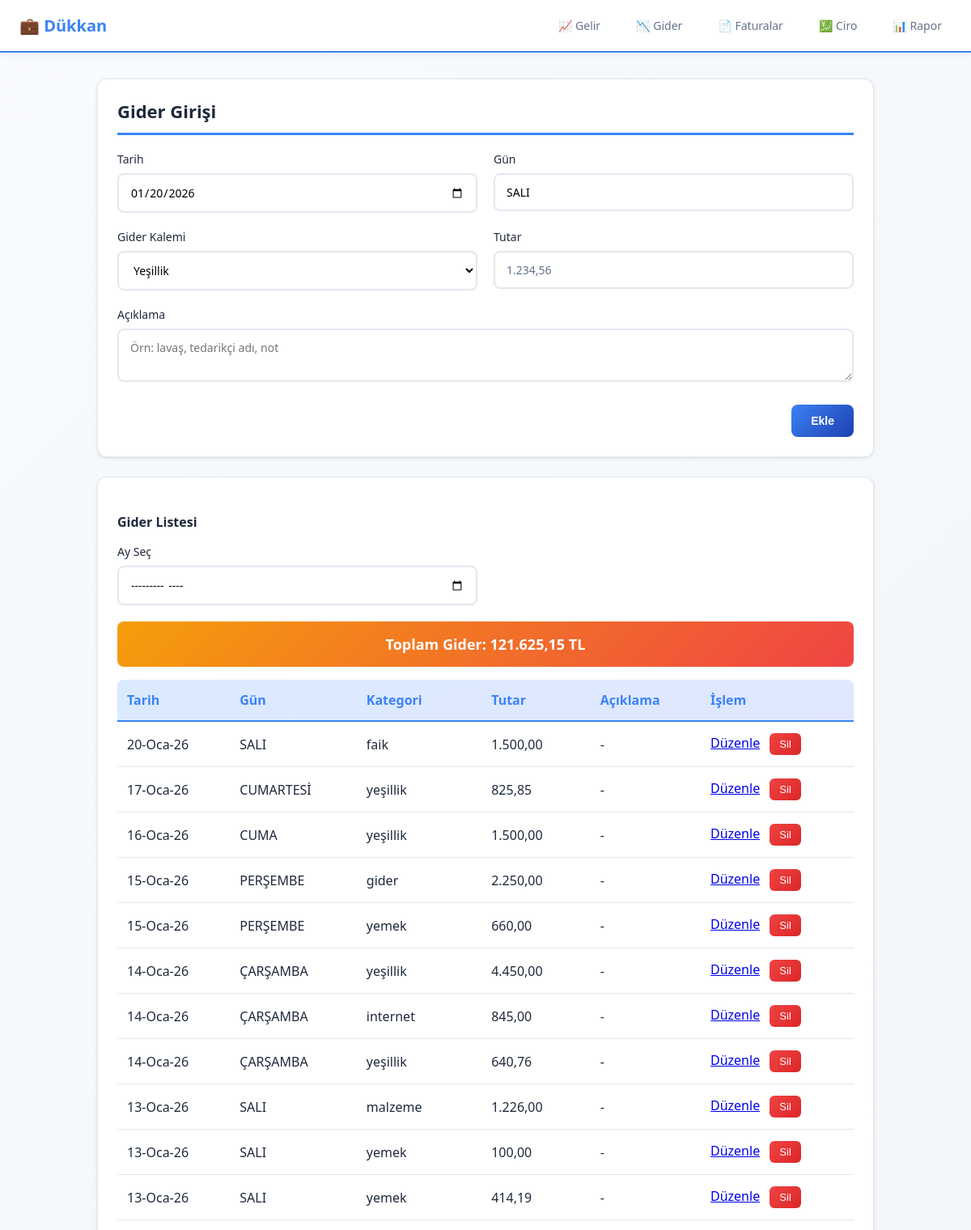
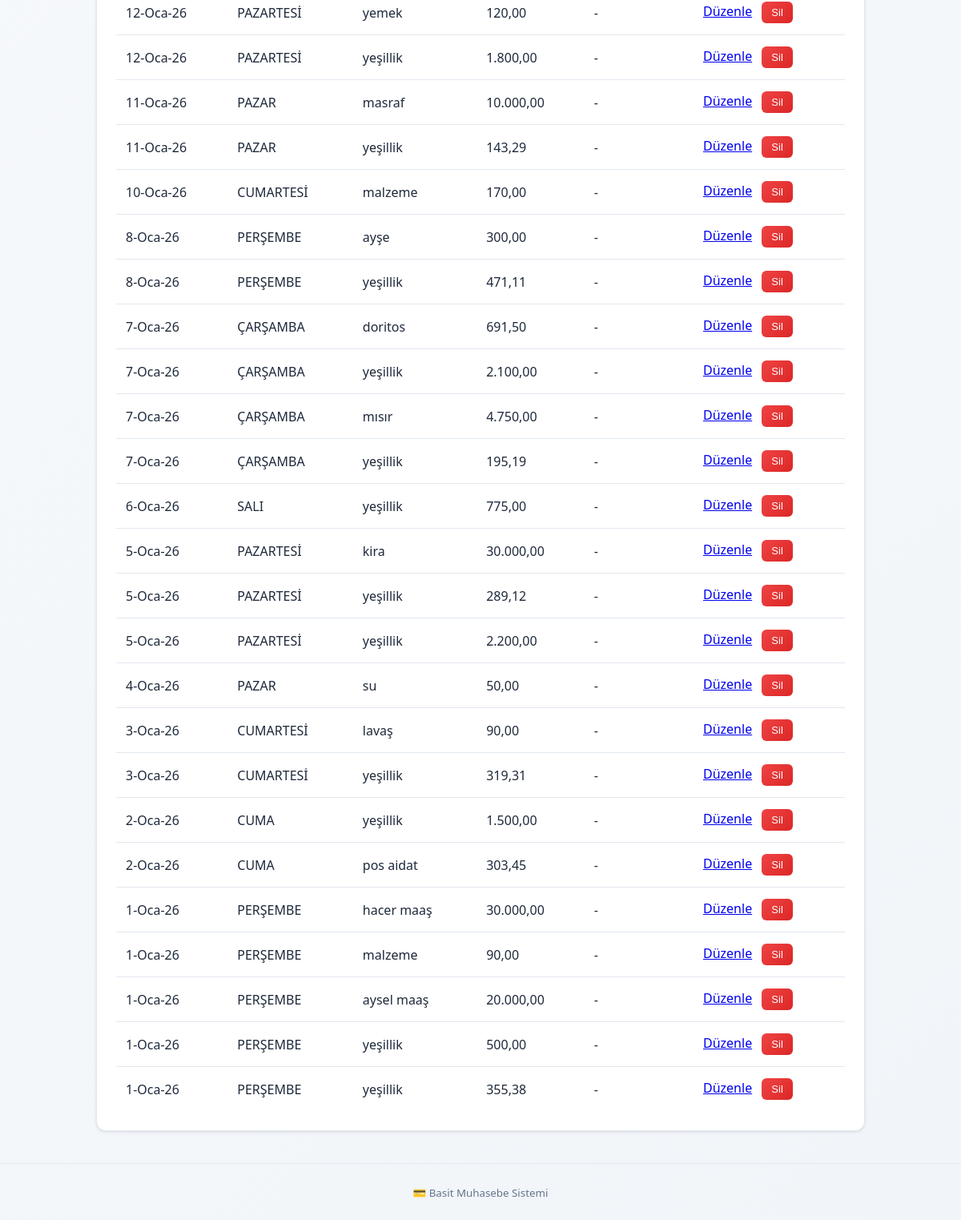
/expenses, run on the app's committed database (2 pictures, top to bottom).
### app.py (models this page shows)
class Expense(db.Model):
    __tablename__ = "expense"
    id = db.Column(db.Integer, primary_key=True)
    date = db.Column(db.Date, nullable=False)
    category = db.Column(db.String(64), nullable=True)
    amount = db.Column(db.Float, nullable=False)
    payment_type = db.Column(db.String(16), nullable=False)  # 'cash' / 'bank' / 'card'
    description = db.Column(db.Text, nullable=True)

### app.py (the view, shortened to what this page needs)
@app.route("/expenses", methods=["GET", "POST"])
def expenses():
    selected_month = request.args.get("month", "")
    if selected_month:
        try:
            year, month = selected_month.split("-")
            year, month = int(year), int(month)
            items = Expense.query.filter(
                db.extract('year', Expense.date) == year,
                db.extract('month', Expense.date) == month
            ).order_by(Expense.date.desc(), Expense.id.desc()).all()
        except:
            items = Expense.query.order_by(Expense.date.desc(), Expense.id.desc()).all()
    else:
        items = Expense.query.order_by(Expense.date.desc(), Expense.id.desc()).all()
    total = sum(item.amount for item in items)
    return render_template("expenses.html", items=items, today=date.today(),
                         selected_month=selected_month, total=total)

### app.py (called while the page is built)
def parse_date(value):
    if isinstance(value, (date, datetime)):
        return value.date() if isinstance(value, datetime) else value
    try:
        return datetime.strptime(value, "%Y-%m-%d").date()
    except Exception:
        return date.today()

@app.template_filter("tr_day")
def tr_day(value):
    d = parse_date(value)
    return TR_DAYS[d.weekday()]

@app.template_filter("tr_short_date")
def tr_short_date(value):
    d = parse_date(value)
    return f"{d.day}-{TR_MONTHS_SHORT[d.month-1]}-{str(d.year)[-2:]}"

@app.template_filter("tr_currency")
def tr_currency(value):
    try:
        n = float(value or 0)
    except Exception:
        n = 0.0
    s = f"{n:,.2f}".replace(",", "X").replace(".", ",").replace("X", ".")
    return s

### templates/expenses.html (shortened to what this page needs)
{% extends 'base.html' %}
{% block content %}
<section class="card">
  <h2>Gider Girişi</h2>
  <form method="post" class="form-grid" id="expForm">
    <label>
      Tarih
      <input type="date" name="date" id="exp_date" value="{{ today }}" required>
    </label>
    <label>
      Gün
      <input type="text" id="exp_day" value="{{ today | tr_day }}" readonly>
    </label>
    <label>
      Gider Kalemi
      <select name="category" required>
        <option value="Yeşillik">Yeşillik</option>
      </select>
    </label>
    <label>
      Tutar
      <input type="text" step="0.01" name="amount" id="exp_amount" placeholder="1.234,56" required>
    </label>
    <label class="full">
      Açıklama
      <textarea name="description" rows="2" placeholder="Örn: lavaş, tedarikçi adı, not"></textarea>
    </label>
    <div class="actions">
      <button type="submit">Ekle</button>
    </div>
  </form>
</section>
<section class="card">
  <h3>Gider Listesi</h3>
  <form method="get" class="form-grid" style="margin-bottom: 20px;">
    <label>
      Ay Seç
      <input type="month" name="month" value="{{ selected_month }}" onchange="this.form.submit()">
    </label>
    <div>
    </div>
  </form>
  <div style="background: linear-gradient(135deg, #f59e0b 0%, #ef4444 100%); padding: 16px; border-radius: 8px; margin-bottom: 16px; color: white; font-size: 18px; font-weight: bold; text-align: center;">
    Toplam Gider: {{ total | tr_currency }} TL
  </div>
  <table class="table">
    <thead>
      <tr>
        <th>Tarih</th>
        <th>Gün</th>
        <th>Kategori</th>
        <th>Tutar</th>
        <th>Açıklama</th>
        <th>İşlem</th>
      </tr>
    </thead>
    <tbody>
      {% for i in items %}
        <tr>
          <td>{{ i.date | tr_short_date }}</td>
          <td>{{ i.date | tr_day }}</td>
          <td>{{ i.category or '-' }}</td>
          <td>{{ i.amount | tr_currency }}</td>
          <td>{{ i.description or '-' }}</td>
          <td>
            <a href="/expense/edit/{{ i.id }}" style="margin-right:8px;">Düzenle</a>
            <form method="post" action="/expense/delete/{{ i.id }}" style="display:inline;" onsubmit="return confirm('Silmek istediğinize emin misiniz?');">
              <button type="submit" class="btn-delete">Sil</button>
            </form>
          </td>
        </tr>
      {% endfor %}
    </tbody>
  </table>
</section>
{% endblock %}

### templates/base.html (shortened to what this page needs)
<!doctype html>
<html lang="tr">
<head>
  <link rel="stylesheet" href="/static/styles.css">
</head>
<body>
  <header class="site-header">
    <h1>💼 Dükkan</h1>
    <nav>
      <a href="/incomes">📈 Gelir</a>
      <a href="/expenses">📉 Gider</a>
      <a href="/invoices">📄 Faturalar</a>
      <a href="/turnover">💹 Ciro</a>
      <a href="/report">📊 Rapor</a>
    </nav>
  </header>
  <main>
    {% block content %}{% endblock %}
  </main>
  <footer class="site-footer">
    <small>💳 Basit Muhasebe Sistemi</small>
  </footer>
</body>
</html>

### static/styles.css (style rules this page uses)
* { box-sizing: border-box; }
:root { --primary: #3b82f6; --primary-dark: #1e40af; --primary-light: #dbeafe; --success: #10b981; --danger: #ef4444; --warning: #f59e0b; --bg: #f8fafc; --bg-light: #f1f5f9; --border: #e2e8f0; --text: #1e293b; --text-muted: #64748b; }
body { font-family: 'Segoe UI', system-ui, -apple-system, Roboto, sans-serif; margin: 0; background: linear-gradient(135deg, #f8fafc 0%, #f1f5f9 100%); color: var(--text); min-height: 100vh; }
.site-header { display: flex; align-items: center; justify-content: space-between; padding: 16px 24px; background: white; border-bottom: 2px solid var(--primary); position: sticky; top: 0; box-shadow: 0 2px 8px rgba(0, 0, 0, 0.06); z-index: 100; }
.site-header h1 { margin: 0; font-size: 20px; color: var(--primary); font-weight: 700; }
.site-header nav { display: flex; gap: 20px; flex-wrap: wrap; }
.site-header nav a { text-decoration: none; color: var(--text-muted); font-size: 14px; font-weight: 500; transition: all 0.2s ease; padding: 6px 12px; border-radius: 6px; position: relative; }
main { max-width: 1000px; margin: 32px auto; padding: 0 20px; }
.card { background: white; border-radius: 12px; padding: 24px; margin-bottom: 24px; box-shadow: 0 1px 3px rgba(0, 0, 0, 0.08), 0 2px 6px rgba(0, 0, 0, 0.04); border: 1px solid var(--border); transition: all 0.2s ease; }
.card h2 { margin: 0 0 20px 0; font-size: 22px; color: var(--text); border-bottom: 3px solid var(--primary); padding-bottom: 12px; }
.card h3 { margin: 20px 0 16px 0; font-size: 16px; color: var(--text); font-weight: 600; }
.form-grid { display: grid; grid-template-columns: repeat(2, 1fr); gap: 20px; }
.form-grid label { display: flex; flex-direction: column; font-size: 14px; font-weight: 500; color: var(--text); gap: 8px; }
.form-grid label input, .form-grid label textarea, .form-grid label select { padding: 12px 14px; border: 2px solid var(--border); border-radius: 8px; font-size: 14px; font-family: inherit; transition: all 0.2s ease; background: white; }
.form-grid label input::placeholder { color: var(--text-muted); }
.form-grid label.full { grid-column: 1 / -1; }
.actions { grid-column: 1 / -1; display: flex; justify-content: flex-end; gap: 12px; margin-top: 8px; }
.actions button, .actions a { padding: 12px 24px; border: none; background: linear-gradient(135deg, var(--primary) 0%, var(--primary-dark) 100%); color: white; border-radius: 8px; cursor: pointer; font-weight: 600; font-size: 14px; transition: all 0.2s ease; text-decoration: none; display: inline-block; }
.table { width: 100%; border-collapse: collapse; overflow: hidden; border-radius: 8px; }
.table thead { background: linear-gradient(135deg, var(--primary-light) 0%, #e0e7ff 100%); }
.table th { color: var(--primary); font-weight: 600; padding: 14px 12px; text-align: left; border-bottom: 2px solid var(--primary); }
.table td { padding: 14px 12px; border-bottom: 1px solid var(--border); }
.table tbody tr { transition: all 0.2s ease; }
.table tbody tr:last-child td { border-bottom: none; }
.btn-delete { background: linear-gradient(135deg, var(--danger) 0%, #dc2626 100%); color: white; border: none; padding: 6px 12px; border-radius: 6px; cursor: pointer; font-size: 13px; font-weight: 500; transition: all 0.2s ease; }
.site-footer { text-align: center; padding: 24px; color: var(--text-muted); margin-top: 40px; border-top: 1px solid var(--border); }

### data on the page
Expense: date|tr_short_date "20-Oca-26", date|tr_day "SALI", category "faik", amount|tr_currency "1.500,00", description "-"
Expense: date|tr_short_date "17-Oca-26", date|tr_day "CUMARTESİ", category "yeşillik", amount|tr_currency "825,85", description "-"
Expense: date|tr_short_date "16-Oca-26", date|tr_day "CUMA", category "yeşillik", amount|tr_currency "1.500,00", description "-"
Expense: date|tr_short_date "15-Oca-26", date|tr_day "PERŞEMBE", category "gider", amount|tr_currency "2.250,00", description "-"
Expense: date|tr_short_date "15-Oca-26", date|tr_day "PERŞEMBE", category "yemek", amount|tr_currency "660,00", description "-"
Expense: date|tr_short_date "14-Oca-26", date|tr_day "ÇARŞAMBA", category "yeşillik", amount|tr_currency "4.450,00", description "-"
Expense: date|tr_short_date "14-Oca-26", date|tr_day "ÇARŞAMBA", category "internet", amount|tr_currency "845,00", description "-"
Expense: date|tr_short_date "14-Oca-26", date|tr_day "ÇARŞAMBA", category "yeşillik", amount|tr_currency "640,76", description "-"
Expense: date|tr_short_date "13-Oca-26", date|tr_day "SALI", category "malzeme", amount|tr_currency "1.226,00", description "-"
Expense: date|tr_short_date "13-Oca-26", date|tr_day "SALI", category "yemek", amount|tr_currency "100,00", description "-"
Expense: date|tr_short_date "13-Oca-26", date|tr_day "SALI", category "yemek", amount|tr_currency "414,19", description "-"
Expense: date|tr_short_date "12-Oca-26", date|tr_day "PAZARTESİ", category "yemek", amount|tr_currency "120,00", description "-"
Expense: date|tr_short_date "12-Oca-26", date|tr_day "PAZARTESİ", category "yeşillik", amount|tr_currency "1.800,00", description "-"
Expense: date|tr_short_date "11-Oca-26", date|tr_day "PAZAR", category "masraf", amount|tr_currency "10.000,00", description "-"
Expense: date|tr_short_date "11-Oca-26", date|tr_day "PAZAR", category "yeşillik", amount|tr_currency "143,29", description "-"
Expense: date|tr_short_date "10-Oca-26", date|tr_day "CUMARTESİ", category "malzeme", amount|tr_currency "170,00", description "-"
Expense: date|tr_short_date "8-Oca-26", date|tr_day "PERŞEMBE", category "ayşe", amount|tr_currency "300,00", description "-"
Expense: date|tr_short_date "8-Oca-26", date|tr_day "PERŞEMBE", category "yeşillik", amount|tr_currency "471,11", description "-"
Expense: date|tr_short_date "7-Oca-26", date|tr_day "ÇARŞAMBA", category "doritos", amount|tr_currency "691,50", description "-"
Expense: date|tr_short_date "7-Oca-26", date|tr_day "ÇARŞAMBA", category "yeşillik", amount|tr_currency "2.100,00", description "-"
Expense: date|tr_short_date "7-Oca-26", date|tr_day "ÇARŞAMBA", category "mısır", amount|tr_currency "4.750,00", description "-"
Expense: date|tr_short_date "7-Oca-26", date|tr_day "ÇARŞAMBA", category "yeşillik", amount|tr_currency "195,19", description "-"
Expense: date|tr_short_date "6-Oca-26", date|tr_day "SALI", category "yeşillik", amount|tr_currency "775,00", description "-"
Expense: date|tr_short_date "5-Oca-26", date|tr_day "PAZARTESİ", category "kira", amount|tr_currency "30.000,00", description "-"
Expense: date|tr_short_date "5-Oca-26", date|tr_day "PAZARTESİ", category "yeşillik", amount|tr_currency "289,12", description "-"
Expense: date|tr_short_date "5-Oca-26", date|tr_day "PAZARTESİ", category "yeşillik", amount|tr_currency "2.200,00", description "-"
Expense: date|tr_short_date "4-Oca-26", date|tr_day "PAZAR", category "su", amount|tr_currency "50,00", description "-"
Expense: date|tr_short_date "3-Oca-26", date|tr_day "CUMARTESİ", category "lavaş", amount|tr_currency "90,00", description "-"
Expense: date|tr_short_date "3-Oca-26", date|tr_day "CUMARTESİ", category "yeşillik", amount|tr_currency "319,31", description "-"
Expense: date|tr_short_date "2-Oca-26", date|tr_day "CUMA", category "yeşillik", amount|tr_currency "1.500,00", description "-"
Expense: date|tr_short_date "2-Oca-26", date|tr_day "CUMA", category "pos aidat", amount|tr_currency "303,45", description "-"
Expense: date|tr_short_date "1-Oca-26", date|tr_day "PERŞEMBE", category "hacer maaş", amount|tr_currency "30.000,00", description "-"
Expense: date|tr_short_date "1-Oca-26", date|tr_day "PERŞEMBE", category "malzeme", amount|tr_currency "90,00", description "-"
Expense: date|tr_short_date "1-Oca-26", date|tr_day "PERŞEMBE", category "aysel maaş", amount|tr_currency "20.000,00", description "-"
Expense: date|tr_short_date "1-Oca-26", date|tr_day "PERŞEMBE", category "yeşillik", amount|tr_currency "500,00", description "-"
Expense: date|tr_short_date "1-Oca-26", date|tr_day "PERŞEMBE", category "yeşillik", amount|tr_currency "355,38", description "-"

### other printed values
{{ total | tr_currency }} "121.625,15"
